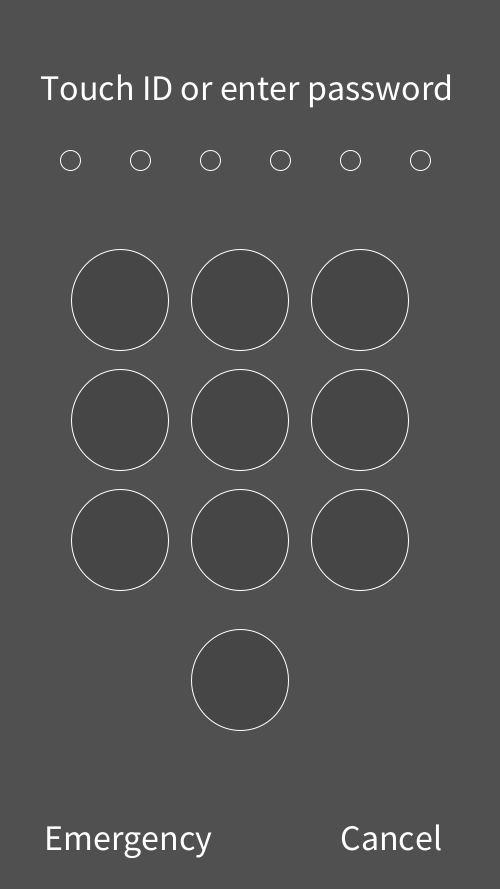
Frame 1 (no input)
Frame 60 (the mouse pressed at the canvas centre just before this capture): identical to frame 1, image omitted
Frame 120 (the mouse held since frame 60 and released just before this capture): identical to frame 1, image omitted

The Processing sketch that drew this single still picture (run headless with seeded random() and noise(); from frame 60 on, the mouse is pressed at the canvas centre):

// Processing sketch: sketch_250402a
// ── sketch_250402a.pde
void setup(){
  size(500, 889);
  textSize(36);
  stroke(255);
}

void draw(){
  fill(255);
  background(80);
  text("Touch ID or enter password", 40, 100);
  text("Emergency", 44, 850);
  text("Cancel", 340, 850);
  fill(255, 255, 255, 0);
  for (int i = 70; i < 480; i += 70)
      circle(i, 160, 20);
  fill(70);
  int x = 120, y = 300;
  for (int i = 0; i < 3; i++){
      for (int j = 0; j < 3; j++){
          ellipse(x, y, 97, 101);
          x += 120;
      }
      x = 120;
      y += 120;
  }
  ellipse(240, 680, 97, 101);
}
